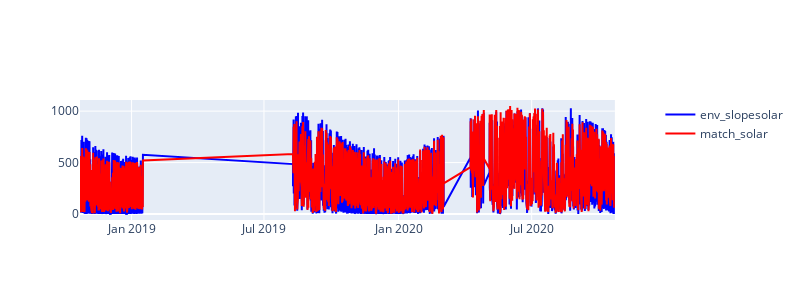

The code cell stored with this chart in its notebook:
### Code cell
print(ent_other_joinset.corr()[:1]["match_solar"])
make_graph("env_slopesolar", "match_solar", ent_other_joinset)

### Figure 1 — Plotly figure (JSON) as saved in the notebook; plotly's stock layout.template omitted (floating-point values rounded to 4 significant figures; data arrays with more than 128 entries replaced by an {"elided": "..."} marker saying what was removed)
{"data": [{"line": {"color": "blue"}, "mode": "lines", "name": "env_slopesolar", "type": "scatter", "x": {"elided": "4292 str values"}, "xaxis": "x", "y": {"elided": "4292 float values"}, "yaxis": "y"}, {"line": {"color": "red"}, "mode": "lines", "name": "match_solar", "type": "scatter", "x": {"elided": "4292 str values"}, "xaxis": "x", "y": {"elided": "4292 float values"}, "yaxis": "y"}], "layout": {"height": 300, "width": 800, "xaxis": {"anchor": "y", "domain": [0, 0.94]}, "yaxis": {"anchor": "x", "domain": [0, 1]}, "yaxis2": {"anchor": "x", "overlaying": "y", "side": "right"}}}
